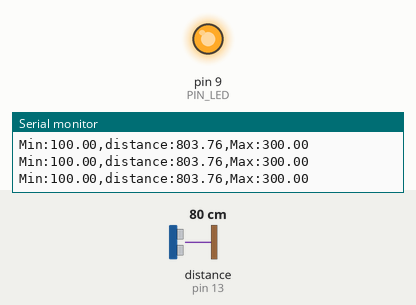
The sketch below on a simulated Arduino Uno, built with avr-gcc and run on an emulated ATmega328P. Parts: output pins drawn as LEDs (lit = HIGH), the last lines printed to the serial monitor. Wiring (inferred from the names in the program): ultrasonic range finder: trigger pin 12; echo pin 13. Inputs (shaded band) come from the test bench; at power-on: distance to the obstacle (sensor on pin 13) 80 cm. The echo pulse lasts 58.3 µs per cm; pins used as bus, display or sensor lines are not drawn.

Above: at 1.2 s.
1.3 s: distance to the obstacle (sensor on pin 13) set to 18 cm
At 1.8 s:
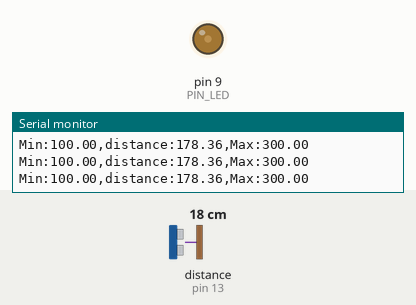
2.8 s: distance to the obstacle (sensor on pin 13) set to 2 cm
At 4.1 s:
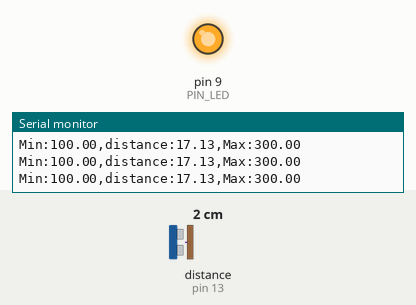
Timing chart, 0 to 5.8 s (numbered marks = the images above; inputs shaded):
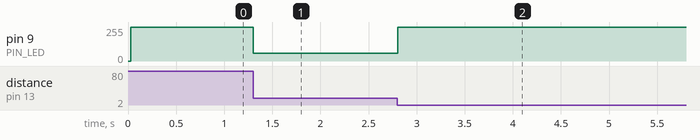

Measured:
- after the input at 1.3 s, pin 9 (PIN_LED): 255/255 → 57/255 at once
- after the input at 2.8 s, pin 9 (PIN_LED): 57/255 → 255/255 at once

The sketch:

08_example_2.ino
```cpp
// Arduino pin assignment
#define PIN_LED  9
#define PIN_TRIG 12   // sonar sensor TRIGGER
#define PIN_ECHO 13   // sonar sensor ECHO

// configurable parameters
#define SND_VEL 346.0     // sound velocity at 24 celsius degree (unit: m/sec)
#define INTERVAL 25      // sampling interval (unit: msec)
#define PULSE_DURATION 10 // ultra-sound Pulse Duration (unit: usec)
#define _DIST_MIN 100.0   // minimum distance to be measured (unit: mm)
#define _DIST_MAX 300.0   // maximum distance to be measured (unit: mm)

#define TIMEOUT ((INTERVAL / 2) * 1000.0) // maximum echo waiting time (unit: usec)
#define SCALE (0.001 * 0.5 * SND_VEL) // coefficent to convert duration to distance

unsigned long last_sampling_time;   // unit: msec

void setup() {
  // initialize GPIO pins
  pinMode(PIN_LED, OUTPUT);
  pinMode(PIN_TRIG, OUTPUT);  // sonar TRIGGER
  pinMode(PIN_ECHO, INPUT);   // sonar ECHO
  digitalWrite(PIN_TRIG, LOW);  // turn-off Sonar

  // initialize serial port
  Serial.begin(57600);
}

void loop() {
  float distance;

  // wait until next sampling time. // polling
  if (millis() < (last_sampling_time + INTERVAL))
    return;

  distance = USS_measure(PIN_TRIG, PIN_ECHO); // read distance

  // 거리값에 따른 LED 밝기 제어
  int brightness = 255;  // LED를 기본적으로 OFF (가장 밝지 않은 상태)로 설정
  if ((distance >= _DIST_MIN) && (distance <= _DIST_MAX)) {
    if (distance <= 150) {
      brightness = map(distance, _DIST_MIN, 150, 255, 128);  // 100mm에서 최대 밝기, 150mm에서 50% 밝기
    } else if (distance <= 200) {
      brightness = map(distance, 150, 200, 128, 0);  // 150mm에서 50% 밝기, 200mm에서 최대 밝기
    } else if (distance <= 250) {
      brightness = map(distance, 200, 250, 0, 128);  // 200mm에서 최대 밝기, 250mm에서 50% 밝기
    } else {
      brightness = map(distance, 250, _DIST_MAX, 128, 255);  // 250mm에서 50% 밝기, 300mm에서 꺼짐
    }
  }
  analogWrite(PIN_LED, brightness);  // LED 밝기 제어

  // output the distance to the serial port
  Serial.print("Min:");        Serial.print(_DIST_MIN);
  Serial.print(",distance:");  Serial.print(distance);
  Serial.print(",Max:");       Serial.print(_DIST_MAX);
  Serial.println("");

  // update last sampling time
  last_sampling_time += INTERVAL;
}

// get a distance reading from USS. return value is in millimeter.
float USS_measure(int TRIG, int ECHO)
{
  digitalWrite(TRIG, HIGH);
  delayMicroseconds(PULSE_DURATION);
  digitalWrite(TRIG, LOW);

  return pulseIn(ECHO, HIGH, TIMEOUT) * SCALE; // unit: mm
}
```
